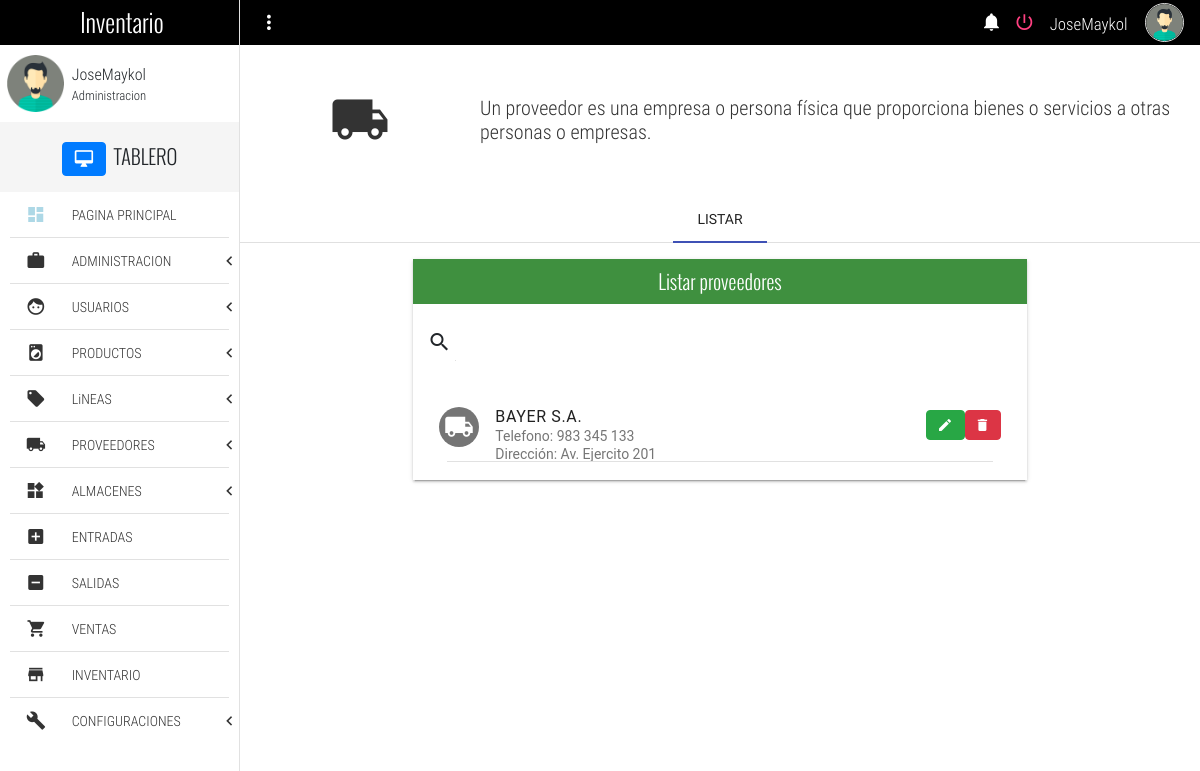
Screenshot of /listProvider (signed in) with the database file from the repository.
### Inventario/models.py (models this page shows, shortened)
class Provider(models.Model):
    name = models.CharField(max_length= 100, null= True, verbose_name= "Nombre del proveedor")
    adrress = models.CharField(max_length= 100, null= True, verbose_name= "Direccion")
    phone = models.CharField(max_length= 20, null= True, verbose_name= "Numero de telefono")
    email =  models.EmailField(null= True, verbose_name= "E-mail")
    RUC =models.CharField(null=True, max_length=11,verbose_name="RUC")
    razon_social = models.CharField(max_length=20, null=True, verbose_name="Razon social")
    class Meta:
        verbose_name = "Proveedor"
        verbose_name_plural =  "Proveedores"

### Inventario/views.py (the view)
# urls.py: path('listProvider', views.listProvider, name ='listProvider'),
def listProvider(request):
    context = {
        'proveedores' : Provider.objects.all(),
        }
    return render(request, "listProvider.html", context)

### Templates/listProvider.html (shortened to what this page needs)
{% extends 'base.html' %}
{% block content %}
	<section class="full-width pageContent">
		<section class="full-width header-well">
			<div class="full-width header-well-icon">
				<i class="zmdi zmdi-truck"></i>
			</div>
			<div class="full-width header-well-text">
				<p class="text-condensedLight">
					Un proveedor es una empresa o persona física que proporciona bienes o servicios a otras personas o empresas.
				</p>
			</div>
		</section>
		<div class="mdl-tabs mdl-js-tabs mdl-js-ripple-effect">
			<div class="mdl-tabs__tab-bar">
				<a href="#tabListProvider" class="mdl-tabs__tab is-active">LISTAR</a>
			</div>
			<div class="mdl-tabs__panel is-active" id="tabListProvider">
				<div class="mdl-grid">
					<div class="mdl-cell mdl-cell--4-col-phone mdl-cell--8-col-tablet mdl-cell--8-col-desktop mdl-cell--2-offset-desktop">
						<div class="full-width panel mdl-shadow--2dp">
							<div class="full-width panel-tittle bg-success text-center tittles">
								Listar proveedores
							</div>
							<div class="full-width panel-content">
								<form action="#">
									<div class="mdl-textfield mdl-js-textfield mdl-textfield--expandable">
										<label class="mdl-button mdl-js-button mdl-button--icon" for="searchProvider">
											<i class="zmdi zmdi-search"></i>
										</label>
									</div>
								</form>
								<div class="mdl-list">
									{% for provider in proveedores %}
									<div class="mdl-list__item mdl-list__item--two-line">
										<span class="mdl-list__item-primary-content">
											<i class="zmdi zmdi-truck mdl-list__item-avatar"></i>
											<span>{{provider.name}}</span>
											<span class="mdl-list__item-sub-title">Telefono: {{provider.phone}}</span>
											<span class="mdl-list__item-sub-title">Dirección: {{provider.adrress}}</span>
										</span>
										<a href="/editProvider/{{provider.id}}" class="btn btn-success zmdi zmdi-edit" role="button"></a>
										<a href="/deleteProvider/{{provider.id}}" class="btn btn-danger zmdi zmdi-delete" role="button" onClick="return confirm('¿Seguro que quieres borrar a {{ provider.name }}?');"></a>
									</div>
									<li class="full-width divider-menu-h"></li>
									{% endfor %}
								</div>
							</div>
						</div>
					</div>
				</div>
			</div>
		</div>
	</section>
{% endblock %}

### Templates/base.html (shortened to what this page needs)
{% load static %}
{% if user.is_authenticated %}
<!DOCTYPE html>
<html lang="es">
<head>
	<link rel="stylesheet" href="https://maxcdn.bootstrapcdn.com/bootstrap/4.5.2/css/bootstrap.min.css">
	<link rel="stylesheet" href="{% static 'css/normalize.css' %}">
	<link rel="stylesheet" href="{% static 'css/sweetalert2.css' %}">
	<link rel="stylesheet" href="{% static 'css/material.min.css'%}">
	<link rel="stylesheet" href="{% static 'css/material-design-iconic-font.min.css' %}">
	<link rel="stylesheet" href="{% static 'css/jquery.mCustomScrollbar.css' %}">
	<link rel="stylesheet" href="{% static 'css/main.css' %}">
</head>
<body>
	<div class="full-width navBar">
		<div class="full-width navBar-options">
			<i class="zmdi zmdi-more-vert btn-menu" id="btn-menu"></i>
			<nav class="navBar-options-list">
				<ul class="list-unstyle ">
					<li class="btn-Notification" id="notifications">
						<i class="zmdi zmdi-notifications"></i>
					</li>
					<li id="logout">
						<a href="logout">
							<i class="zmdi zmdi-power"></i>
						</a>
					</li>
					<li class="text-condensedLight noLink" ><small>{{user.username}}</small></li>
					<li class="noLink">
						<figure>
							<img src="{% static 'assets/img/avatar-male.png' %}" alt="Avatar" class="img-responsive">
						</figure>
					</li>
				</ul>
			</nav>
		</div>
	</div>
	<section class="full-width navLateral">
		<div class="full-width navLateral-bg btn-menu"></div>
		<div class="full-width navLateral-body">
			<div class="full-width navLateral-body-logo text-center tittles">
				 Inventario
			</div>
			<figure class="full-width" style="height: 77px;">
				<div class="navLateral-body-cl">
					<img src="{% static 'assets/img/avatar-male.png' %}" alt="Avatar" class="img-responsive">
				</div>
				<figcaption class="navLateral-body-cr hide-on-tablet">
					<span>
						{{user.username}}<br>
						<small>Administracion</small>
					</span>
				</figcaption>
			</figure>
			<div class="full-width tittles navLateral-body-tittle-menu">
				<i class="zmdi zmdi-desktop-mac btn btn-primary"></i><span class="hide-on-tablet">&nbsp; TABLERO</span>
			</div>
			<nav class="full-width">
				<ul class="full-width list-unstyle menu-principal ">
					<li class="full-width">
						<a href="home" class="full-width">
							<div class="navLateral-body-cl">
								<i class="zmdi zmdi-view-dashboard" style="color:lightblue"></i>
							</div>
							<div class="navLateral-body-cr hide-on-tablet">
								PAGINA PRINCIPAL
							</div>
						</a>
					</li>
					<li class="full-width divider-menu-h"></li>
					<li class="full-width">
						<a href="#" class="full-width btn-subMenu">
							<div class="navLateral-body-cl">
								<i class="zmdi zmdi-case"></i>
							</div>
							<div class="navLateral-body-cr hide-on-tablet">
								ADMINISTRACION
							</div>
							<span class="zmdi zmdi-chevron-left"></span>
						</a>
					</li>
					<li class="full-width divider-menu-h"></li>
					<li class="full-width">
						<a href="#" class="full-width btn-subMenu">
							<div class="navLateral-body-cl">
								<i class="zmdi zmdi-face"></i>
							</div>
							<div class="navLateral-body-cr hide-on-tablet">
								USUARIOS
							</div>
							<span class="zmdi zmdi-chevron-left"></span>
						</a>
					</li>
					<li class="full-width divider-menu-h"></li>
					<li class="full-width">
						<a href="#" class="full-width btn-subMenu ">
							<div class="navLateral-body-cl">
								<i class="zmdi zmdi-washing-machine"></i>
							</div>
							<div class="navLateral-body-cr hide-on-tablet">
								PRODUCTOS
							</div>
							<span class="zmdi zmdi-chevron-left"></span>
						</a>
					</li>
										<li class="full-width divider-menu-h"></li>
					<li class="full-width">
						<a href="#" class="full-width btn-subMenu ">
							<div class="navLateral-body-cl">
								<i class="zmdi zmdi-label"></i>
							</div>
							<div class="navLateral-body-cr hide-on-tablet">
								LiNEAS
							</div>
							<span class="zmdi zmdi-chevron-left"></span>
						</a>
					</li>
					<li class="full-width divider-menu-h"></li>
					<li class="full-width">
						<a href="#" class="full-width btn-subMenu" >
							<div class="navLateral-body-cl">
								<i class="zmdi zmdi-truck"></i>
							</div>
							<div class="navLateral-body-cr hide-on-tablet">
								PROVEEDORES
							</div>
							<span class="zmdi zmdi-chevron-left"></span>
						</a>
					</li>
					<li class="full-width divider-menu-h"></li>
					<li class="full-width">
						<a href="#" class="full-width btn-subMenu" >
							<div class="navLateral-body-cl">
								<i class="zmdi zmdi-widgets"></i>
							</div>
							<div class="navLateral-body-cr hide-on-tablet">
								ALMACENES
							</div>
							<span class="zmdi zmdi-chevron-left"></span>
						</a>
					</li>
					<li class="full-width divider-menu-h"></li>
					<li class="full-width">
						<a href="addEntry" class="full-width">
							<div class="navLateral-body-cl">
								<i class="zmdi zmdi-plus-square"></i>
							</div>
							<div class="navLateral-body-cr hide-on-tablet">
								ENTRADAS
							</div>
						</a>
					</li>
					<li class="full-width divider-menu-h"></li>
					<li class="full-width">
						<a href="addSale" class="full-width">
							<div class="navLateral-body-cl">
								<i class="zmdi zmdi-minus-square"></i>
							</div>
							<div class="navLateral-body-cr hide-on-tablet">
								SALIDAS
							</div>
						</a>
					</li>
					<li class="full-width divider-menu-h"></li>
					<li class="full-width">
						<a href="sales" class="full-width">
							<div class="navLateral-body-cl">
								<i class="zmdi zmdi-shopping-cart"></i>
							</div>
							<div class="navLateral-body-cr hide-on-tablet">
								VENTAS
							</div>
						</a>
					</li>
					<li class="full-width divider-menu-h"></li>
					<li class="full-width">
						<a href="inventory" class="full-width">
							<div class="navLateral-body-cl">
								<i class="zmdi zmdi-store"></i>
							</div>
							<div class="navLateral-body-cr hide-on-tablet">
								INVENTARIO
							</div>
						</a>
					</li>
					<li class="full-width divider-menu-h"></li>
					<li class="full-width">
						<a href="#!" class="full-width btn-subMenu">
							<div class="navLateral-body-cl">
								<i class="zmdi zmdi-wrench"></i>
							</div>
							<div class="navLateral-body-cr hide-on-tablet">
								CONFIGURACIONES
							</div>
							<span class="zmdi zmdi-chevron-left"></span>
						</a>
					</li>
				</ul>
			</nav>
		</div>
	</section>
	{% block content %}
	{% endblock %}
</body>
</html>
{% endif %}

### Static/css/main.css (style rules this page uses)
html, body { width: 100%; height: 100%; margin: 0; padding: 0; font-size: 16px; font-family: "RobotoRegular"; position: relative; background-color: #fff; }
.text-condensedLight { font-family: "RobotoCondensedLight"; }
.text-center { text-align: center; }
.tittles { font-family: "OswaldLight"; }
.mdl-textfield { width: 100%; }
.full-width { margin: 0; padding: 0; width: 100%; box-sizing: border-box; }
.list-unstyle { margin: 0; padding: 0; list-style: none; box-sizing: border-box; }
.img-responsive { width: 100%; height: auto; }
.divider-menu-h { height: 0 !important; border-top: 1px solid #E1E1E1; width: 92% !important; margin: 0 auto !important; }
.mdl-list__item-avatar { line-height: 40px; text-align: center; font-size: 30px; }
.panel { height: auto; }
.panel-tittle { height: 45px; display: block; line-height: 45px; color: #fff; font-size: 20px; }
.panel-content { display: block; padding: 10px; }
.header-well, .header-well-icon, .header-well-text { min-height: 150px; height: auto; }
.header-well { position: relative; }
.header-well-icon, .header-well-text { position: absolute; top: 0; color: #333; }
.header-well-icon { left: 0; width: 25%; }
.header-well-icon i, .header-well-text p { position: absolute; top: 50%; display: block; width: 100%; transform: translateY(-50%); }
.header-well-icon i { text-align: center; font-size: 60px; }
.header-well-text { right: 0; width: 75%; }
.header-well-text p { font-size: 20px; margin: 0; padding: 0; }
.bg-success { background-color: #3f903f !important; }
.navBar { background-color: #000000; height: 45px; position: absolute; top: 0; left: 0; z-index: 79; color: #fff; }
.navBar-options { line-height: 45px; height: 45px; position: absolute; width: 80%; top: 0; right: 0; padding: 0; transition: all .3s ease-in-out; }
.navBar-options .zmdi-more-vert, .navBar-options-list { line-height: 45px; position: absolute; top: 0; height: 45px; margin: 0; padding: 0; }
.navBar-options .zmdi-more-vert { width: 40px; left: 0; font-size: 23px; cursor: pointer; user-select: none; text-align: center; outline: none; margin-left: 9px; }
.navBar-options-list { right: 9px; }
.navBar-options-list .noLink { cursor: inherit !important; }
.navBar-options-list ul { height: 45px; }
.navBar-options-list ul li { height: 45px; line-height: 45px; cursor: pointer; display: inline-block; padding: 0 7px; font-size: 21px; -moz-user-select: none; -webkit-user-select: none; -ms-user-select: none; }
.navBar-options-list ul li { outline: none; }
.navBar-options-list ul li figure, .navBar-options-list ul li figure img { margin: 0; padding: 0; padding-top: 0; margin-top: 0; box-sizing: border-box; }
.navBar-options-list ul li figure { height: 45px; }
.navBar-options-list ul li figure img { border: 1px solid #E1E1E1; border-radius: 50%; width: 39px; height: 39px; margin-bottom: 3px; }
.navLateral, .pageContent, .navLateral-body, .navLateral-bg { position: absolute; top: 0; height: 100%; }
.navLateral { left: 0; width: 20%; z-index: 80; border-right: 1px solid #E1E1E1; transition: all .3s ease-in-out; }
.navLateral-body { background-color: #fff; z-index: 82; left: 0; padding-bottom: 30px; }
.navLateral-body-logo { height: 45px; line-height: 45px; color: #fff; width: 100%; font-size: 25px; background-color: #000000; }
.navLateral-body-cl, .navLateral-body-cr { box-sizing: border-box; height: 77px; float: left; margin: 0; padding: 0; position: relative; }
.navLateral-body-cl { width: 30%; }
.navLateral-body-cl img { width: 57px; height: 57px; margin: 0 auto; display: block; margin-top: 10px; }
.navLateral-body-cr { width: 70%; font-family: "RobotoCondensedLight"; }
.navLateral-body-cr span { position: absolute; top: 50%; left: 50%; transform: translate(-50%, -50%); display: block; width: 100%; }
.navLateral-body-tittle-menu { height: 70px; line-height: 70px; font-size:20px; background-color: #F5F5F5; text-align: center; }
.menu-principal li, .menu-principal li a { display: block; }
.menu-principal li a { height: 45px; color: #333; position: relative; transition: all .3s ease-in-out; }
.menu-principal li a div.navLateral-body-cl, .menu-principal li a div.navLateral-body-cr { height: 45px; line-height: 45px; }
.menu-principal li a div.navLateral-body-cl { text-align: center; font-size: 20px; }
.btn-subMenu span { position: absolute; top: 0; right: 7px; line-height: 45px; height: 45px; font-size: 19px; }
.pageContent { padding-top: 45px; right: 0; width: 80%; z-index: 77; background-color: #fff; transition: all .3s ease-in-out; }

### rows the page displays
Provider: name "BAYER S.A.", phone "983 345 133", adrress "Av. Ejercito 201"

### other values shown
{{ user.username }} "JoseMaykol"
